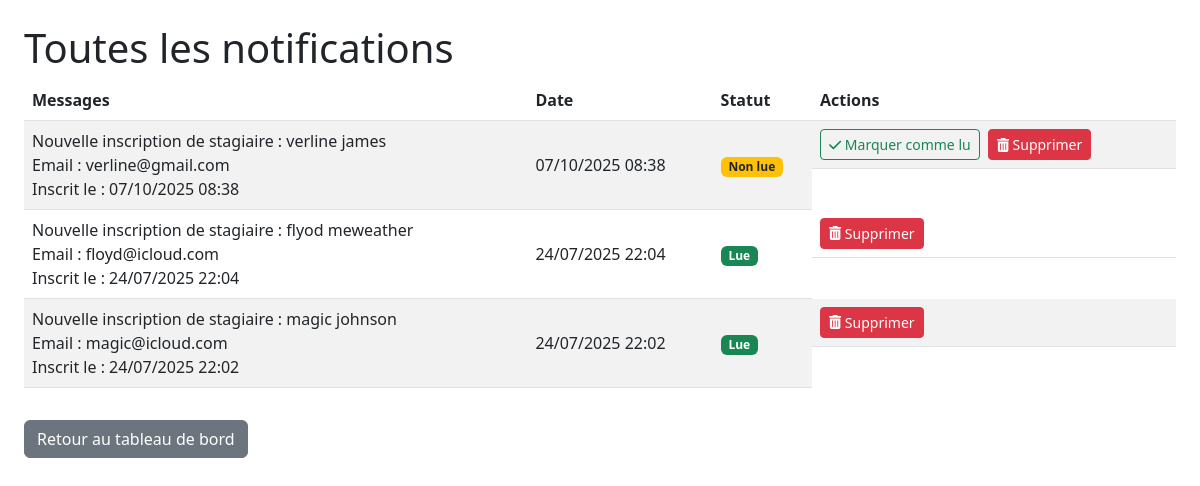
Page /all_notifications.php (signed in) on the committed database.
### tables this page shows
CREATE TABLE `notifications` (
  `id` int(11) NOT NULL,
  `message` text NOT NULL,
  `is_read` tinyint(1) DEFAULT 0,
  `created_at` datetime DEFAULT current_timestamp()
);

### all_notifications.php (the view, shortened to what this page needs)
<?php
require_once 'db_connect.php';
$stmt = $pdo->query("SELECT * FROM notifications ORDER BY created_at DESC");
$notifications = $stmt->fetchAll(PDO::FETCH_ASSOC);
?>
<!DOCTYPE html>
<html lang="fr">
<head>
    <link href="https://cdn.jsdelivr.net/npm/bootstrap@5.3.0/dist/css/bootstrap.min.css" rel="stylesheet" />
</head>
<body class="p-4">
    <h1>Toutes les notifications</h1>
    <?php if (empty($notifications)): ?>
        <p>Aucune notification disponible.</p>
    <?php else: ?>
        <table class="table table-striped align-middle">
            <thead>
                <tr>
                    <th>Messages</th>
                    <th>Date</th>
                    <th>Statut</th>
                    <th>Actions</th>
                </tr>
            </thead>
            <tbody>
                <?php foreach ($notifications as $notif): ?>
                    <tr>
                        <td><?= nl2br(htmlspecialchars($notif['message'])) ?></td>
                        <td><?= date('d/m/Y H:i', strtotime($notif['created_at'])) ?></td>
                        <td>
                            <?php if (!$notif['is_read']): ?>
                                <span class="badge bg-warning text-dark">Non lue</span>
                            <?php else: ?>
                                <span class="badge bg-success">Lue</span>
                            <?php endif; ?>
                        </td>
                        <td class="d-flex gap-2">
                            <?php if (!$notif['is_read']): ?>
                                <form method="POST" action="mark_notification_read.php" style="margin:0;">
                                    <button type="submit" class="btn btn-outline-success btn-sm" title="Marquer comme lu">
                                        <i class="fas fa-check"></i> Marquer comme lu
                                    </button>
                                </form>
                            <?php endif; ?>
                            <form method="POST" action="delete_notification.php" style="margin:0;">
                                <button type="submit" class="btn btn-danger btn-sm" title="Supprimer">
                                    <i class="fas fa-trash-alt"></i> Supprimer
                                </button>
                            </form>
                        </td>
                    </tr>
                <?php endforeach; ?>
            </tbody>
        </table>
    <?php endif; ?>
    <a href="dashboard.php" class="btn btn-secondary mt-3">Retour au tableau de bord</a>
</body>
</html>

### rows in the picture
notifications: message "Nouvelle inscription de stagiaire : verline james Email : verline@gmail.com Inscrit le : 07/10/2025 08:38", created_at "07/10/2025 08:38", is_read "Non lue"
notifications: message "Nouvelle inscription de stagiaire : flyod meweather Email : floyd@icloud.com Inscrit le : 24/07/2025 22:04", created_at "24/07/2025 22:04", is_read "Lue"
notifications: message "Nouvelle inscription de stagiaire : magic johnson Email : magic@icloud.com Inscrit le : 24/07/2025 22:02", created_at "24/07/2025 22:02", is_read "Lue"
